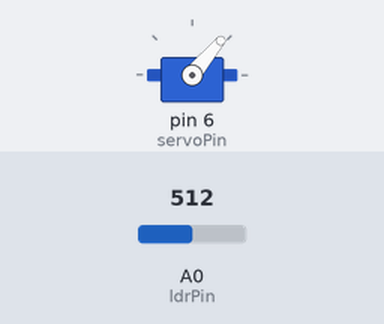
Bench run of a sketch on a simulated Arduino Uno, built with avr-gcc and run on an emulated ATmega328P. Shown: servo. The inputs (shaded band) are chosen by the test bench; at power-on: A0 (ldrPin) = 512. What the sketch prints to the serial monitor is not drawn.

Above: at 3.2 s.
3.3 s: A0 (ldrPin) set to 425
4.8 s: A0 (ldrPin) set to 390
At 5.05 s:
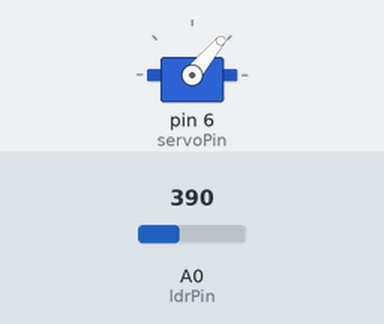
7.8 s: A0 (ldrPin) set to 511
At 7.8 s:
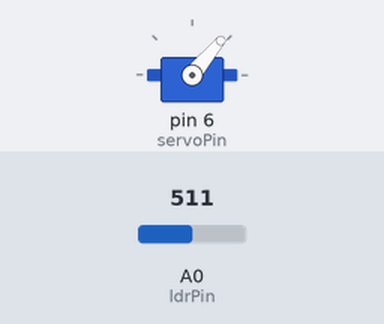
9.3 s: A0 (ldrPin) set to 306
At 9.55 s:
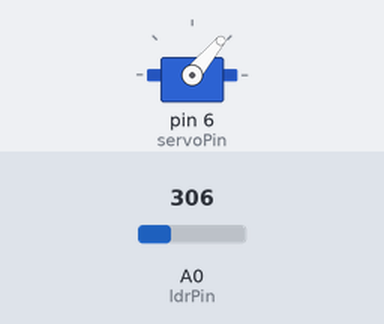
Timing chart, 0 to 13.3 s (numbered marks = the images above; inputs shaded):
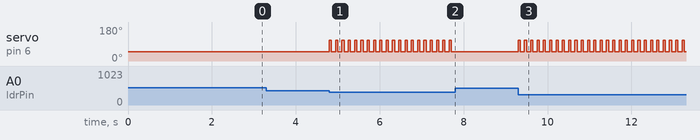

Measured:
- the behaviour switches between 409 and 408 on A0 (ldrPin) (found by bisection; images 0 and 1)
- after the input at 3.3 s, every drawn part: stays the same
- after the input at 4.8 s, servo on pin 6 (servoPin): alternates 110° for 0.05 s and 50° for 0.10 s, starting at once
- after the input at 7.8 s, servo on pin 6 (servoPin): stops changing and stays 50°
- after the input at 9.3 s, servo on pin 6 (servoPin): alternates 110° for 0.05 s and 50° for 0.10 s, starting at once

The sketch:

servo.ino
```cpp
#include <Servo.h>

int ldrPin = A0;
int servoPin = 6;
int threshold;
Servo myservo;

void setup() {
  myservo.attach(servoPin);
  myservo.write(50);
  Serial.begin(9600);

  Serial.println("Calibrating... Keep screen clear.");
  delay(2000); // Wait for you to place it on the white screen

  int ambientLight = analogRead(ldrPin);
  // Set threshold to 20% lower than the white screen brightness
  threshold = ambientLight - (ambientLight * 0.20);

  Serial.print("White Screen Value: ");
  Serial.println(ambientLight);
  Serial.print("Threshold set to: ");
  Serial.println(threshold);
}

void loop() {
  int ldrValue = analogRead(ldrPin);

  if (ldrValue < threshold) {
    myservo.write(110); // Adjust this angle so it doesn't hit too hard
    delay(50);
    myservo.write(50);
    delay(100); // Shortened delay to be ready for the next cactus
  }
}
```
